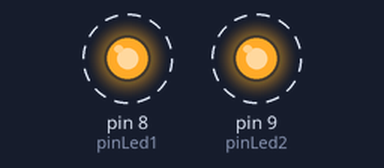
The sketch below on a simulated Arduino Uno, built with avr-gcc and run on an emulated ATmega328P. Shown: output pins drawn as LEDs (lit = HIGH). Dashed ring = blinking.

Above: at 0.5 s.
Timing chart, 0 to 4.6 s (numbered marks = the images above):
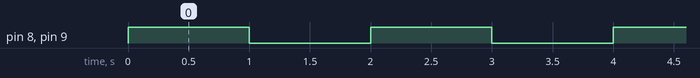

The sketch:

funciones.ino
```cpp
int pinLed1 = 8;
int pinLed2 = 9;

void setup() {

pinMode(pinLed1,OUTPUT);
pinMode(pinLed2,OUTPUT);

}

void prenderSegundos (int x){//declaramos la funcióń
  digitalWrite(pinLed1,HIGH);
  digitalWrite(pinLed2,HIGH);
  delay(x*1000);
  digitalWrite(pinLed1,LOW);
  digitalWrite(pinLed2,LOW);
  delay(x*1000);
}

void loop() {

prenderSegundos(1);//llamamos a la función
                   // utiliamos a 1 como parámetro

}
```

Measured:
- by itself, pin 8 (pinLed1), pin 9 (pinLed2): alternates HIGH for 1.0 s and LOW for 1.0 s
